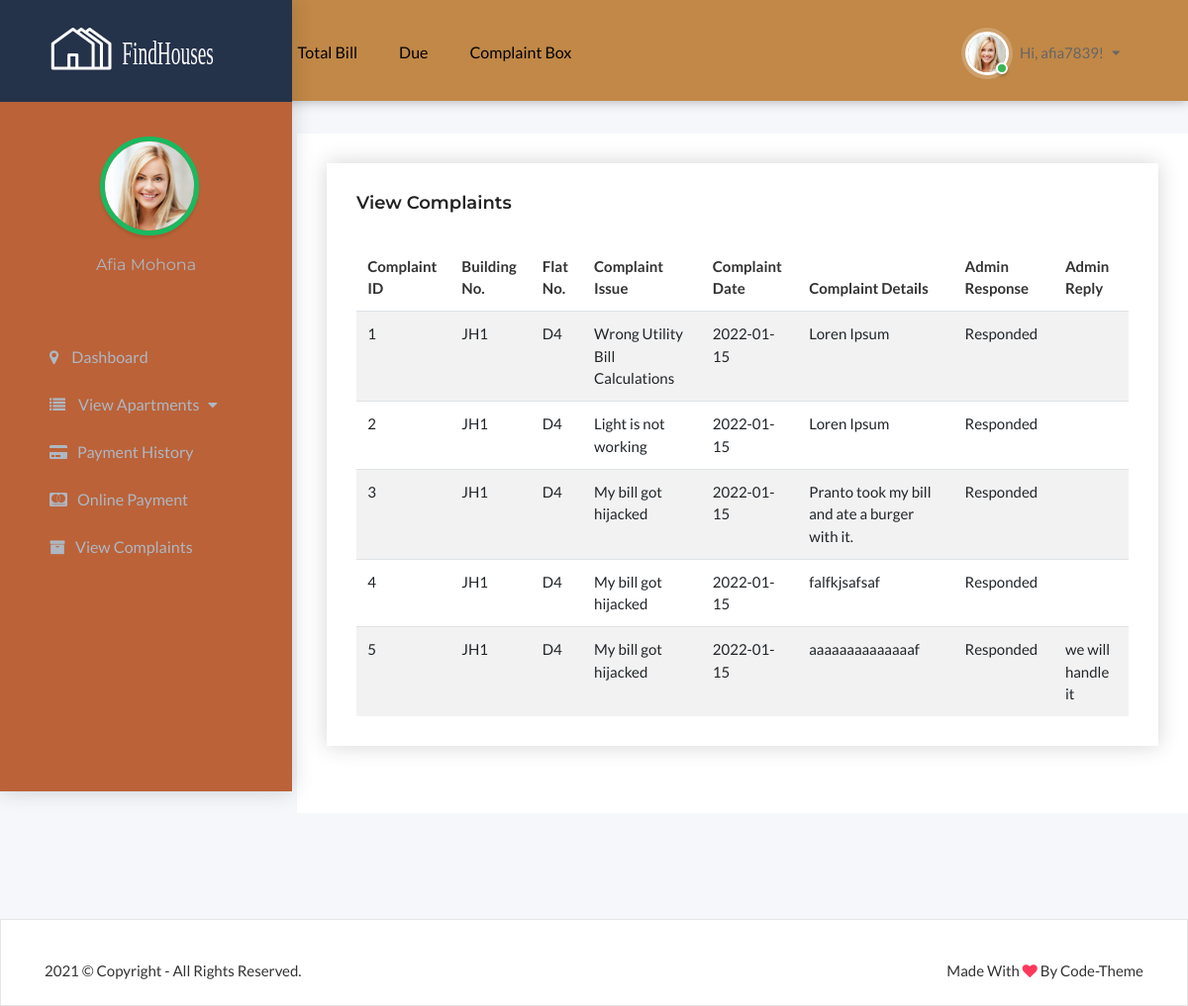
/client_users/view_complaints.php (signed in), run on the app's committed database.
### tables this page shows
CREATE TABLE `users` (
  `user_id` int(11) NOT NULL,
  `user_role` char(10) NOT NULL,
  `name` varchar(50) NOT NULL,
  `username` varchar(20) NOT NULL,
  `user_email` varchar(50) NOT NULL,
  `user_password` varchar(256) NOT NULL,
  `user_image` text NOT NULL,
  `date_of_birth` date NOT NULL,
  `identity_num` char(5) NOT NULL,
  `token` text NOT NULL
);

CREATE TABLE `complaint` (
  `complaint_id` int(11) NOT NULL,
  `client_id` int(11) NOT NULL,
  `name` varchar(50) NOT NULL,
  `mobile_number` varchar(20) NOT NULL,
  `email` varchar(50) NOT NULL,
  `build_num` varchar(25) NOT NULL,
  `flat_no` varchar(10) NOT NULL,
  `complaint_issue` varchar(50) NOT NULL,
  `complaint_date` date NOT NULL,
  `complaint_details` text NOT NULL,
  `username` varchar(20) NOT NULL,
  `admin_response` varchar(25) NOT NULL,
  `admin_reply` varchar(25) NOT NULL
);

### includes/functions.php (called while the page is built, shortened)
<?php
function query($sql)
{
    global $pdo;
    try {
        $stmt = $pdo->query($sql);
        return $stmt;
    } catch (Exception $ex) {
        die("Query failed " . $ex->getMessage());
    }
}

### client_users/view_complaints.php (the view, shortened to what this page needs)
<?php
include "../includes/connect.php";
include "../includes/functions.php";
?>
<!DOCTYPE html>
<html lang="zxx">
<head>
    <link rel="stylesheet" href="css/jquery-ui.css">
    <link rel="stylesheet" href="css/fontawesome-all.min.css">
    <link rel="stylesheet" href="css/font-awesome.min.css">
    <link rel="stylesheet" href="css/search.css">
    <link rel="stylesheet" href="css/dashbord-mobile-menu.css">
    <link rel="stylesheet" href="css/animate.css">
    <link rel="stylesheet" href="css/swiper.min.css">
    <link rel="stylesheet" href="css/magnific-popup.css">
    <link rel="stylesheet" href="css/lightcase.css">
    <link rel="stylesheet" href="css/owl-carousel.css">
    <link rel="stylesheet" href="css/owl.carousel.min.css">
    <link rel="stylesheet" href="css/bootstrap.min.css">
    <link rel="stylesheet" href="css/menu.css">
    <link rel="stylesheet" href="css/slick.css">
    <link rel="stylesheet" href="css/styles.css">
    <link rel="stylesheet" id="color" href="css/default.css">
</head>
<body class="inner-pages maxw1600 m0a dashboard-bd">
    <div id="wrapper" class="int_main_wraapper">
        <?php include "navigation.php"; ?>
        <section class="user-page section-padding pt-5">
            <div class="container-fluid">
                <div class="row">
                    <?php include "left_sidebar.php" ?>
                    <div class="col-lg-9 col-md-12 col-xs-12 royal-add-property-area section_100 pl-0 user-dash2">
                        <div class="dashborad-box stat bg-white">
                            <div class="dashborad-box">
                                <h4 class="title">View Complaints</h4>
                                <div class="section-body listing-table">
                                    <div class="table-responsive">
                                        <table class="table table-striped">
                                            <thead>
                                                <tr>
                                                    <th>Complaint ID</th>
                                                    <th>Building No.</th>
                                                    <th>Flat No.</th>
                                                    <th>Complaint Issue</th>
                                                    <th>Complaint Date</th>
                                                    <th>Complaint Details</th>
                                                    <th>Admin Response</th>
                                                    <th>Admin Reply</th>
                                                </tr>
                                            </thead>
                                            <tbody>
                                                <?php
                                                $client_id = $_SESSION['client_id'];
                                                $stmt = query("SELECT * FROM complaint WHERE client_id = {$client_id}");
                                                while ($row = $stmt->fetch(PDO::FETCH_ASSOC)) {
                                                    $complaint_id = $row['complaint_id'];
                                                    $building_no = $row['build_num'];
                                                    $flat_no = $row['flat_no'];
                                                    $complaint_issue =  $row['complaint_issue'];
                                                    $complaint_date =  $row['complaint_date'];
                                                    $complaint_details =  $row['complaint_details'];
                                                    $admin_response = $row['admin_response'];
                                                    $admin_reply = $row['admin_reply']
                                                ?>
                                                    <tr>
                                                        <td><?php echo $complaint_id; ?></td>
                                                        <td><?php echo $building_no; ?></td>
                                                        <td><?php echo $flat_no; ?></td>
                                                        <td><?php echo $complaint_issue; ?></td>
                                                        <td class="status"><span class=" active"><?php echo $complaint_date; ?></span></td>
                                                        <td><?php echo $complaint_details; ?></td>
                                                        <td><?php echo $admin_response; ?></td>
                                                        <td><?php echo $admin_reply; ?> </td>
                                                    </tr>
                                                <?php } ?>
                                            </tbody>
                                        </table>
                                    </div>
                                </div>
                            </div>
                        </div>
                    </div>
                </div>
            </div>
        </section>
        <footer class="first-footer">
            <div class="second-footer">
                <div class="container">
                    <p>2021 © Copyright - All Rights Reserved.</p>
                    <p>Made With <i class="fa fa-heart" aria-hidden="true"></i> By Code-Theme</p>
                </div>
            </div>
        </footer>
    </div>
</body>
</html>

### client_users/navigation.php (shortened to what this page needs)
<div class="dash-content-wrap">
    <header id="header-container" class="db-top-header">
        <div id="header">
            <div class="container-fluid">
                <div class="left-side">
                    <div id="logo">
                        <a href="index-2.html"><img src="images/logo.svg" alt=""></a>
                    </div>
                    <nav id="navigation" class="style-1">
                        <ul id="responsive">
                            <li><a href="../index.php">Home</a>
                            </li>
                            <li><a href="#">Total Bill</a></li>
                            <li><a href="#">Due</a></li>
                            <li><a href="complaint_box.php">Complaint Box</a></li>
                        </ul>
                    </nav>
                    <div class="clearfix"></div>
                </div>
                <?php
                $user_id = $_SESSION['user_id'];
                $stmt = query("SELECT user_image FROM users WHERE user_id={$user_id}");
                $row = $stmt->fetch(PDO::FETCH_ASSOC);
                $user_image = $row['user_image'];
                ?>
                <div class="header-user-menu user-menu">
                    <div class="header-user-name">
                        <span><img src="<?php echo $user_image; ?>" alt=""></span>Hi, <?php echo $_SESSION['username']; ?>!
                    </div>
                </div>
            </div>
        </div>
    </header>
</div>

### client_users/left_sidebar.php (shortened to what this page needs)
<div class="col-lg-3 col-md-12 col-xs-12 pl-0 pr-0 user-dash">
    <div class="user-profile-box mb-0">
        <div class="sidebar-header"><img src="images/logo-blue.svg" alt="header-logo2.png"> </div>
        <?php
        $user_id = $_SESSION['user_id'];
        $stmt = query("SELECT user_image FROM users WHERE user_id={$user_id}");
        $row = $stmt->fetch(PDO::FETCH_ASSOC);
        $user_image = $row['user_image'];
        ?>
        <div class="header clearfix">
            <img src="<?php echo $user_image; ?>" alt="avatar" class="img-fluid profile-img">
        </div>
        <div class="active-user">
            <h2><?php echo $_SESSION['name']; ?></h2>
        </div>
        <div class="detail clearfix">
            <ul class="mb-0">
                <li>
                    <a href="client_dashboard.php">
                        <i class="fa fa-map-marker"></i> Dashboard
                    </a>
                </li>
                <li>
                    <a href="javascript:;" data-toggle="collapse" data-target="#demo2"><i class="fa fa-list" aria-hidden="true"></i> View Apartments <i class="fa fa-fw fa-caret-down"></i></a>
                </li>
                <li>
                    <a href="#">
                        <i class="fas fa-credit-card"></i>Payment History
                    </a>
                </li>
                <li>
                    <a href="#">
                        <i class="fab fa-cc-mastercard"></i>Online Payment
                    </a>
                </li>
                <li>
                    <a href="view_complaints.php">
                        <i class="fa fa-archive"></i>View Complaints
                    </a>
                </li>
            </ul>
        </div>
    </div>
</div>

### client_users/css/menu.css (style rules this page uses)
#logo { display: inline-block; margin-top: 1px; }
img { display: inline-block; max-width: 100%; height: auto; }
#header { position: relative; z-index: 999; padding: 22px 0 80px 0; background-color: #c18847 }
.left-side { float: left; width: 820px; display: inline-block; }
#logo, #navigation { float: left; }
#logo { margin-right: 40px; }
#navigation.style-2.cloned, #header.cloned { position: fixed; top: 0px; width: 100%; z-index: 999; }
#header.cloned { background-color: #c18847; }
#header.cloned { padding: 18px 0 20px 0; }
#navigation.style-2.cloned.unsticky, #header.cloned.unsticky { opacity: 1; visibility: hidden; pointer-events: none; transform: translate(0, -100%) scale(1); transition: 0.3s; }
#navigation { position: relative; display: block; margin-top: 9px; margin-left: 40px; }
#navigation ul { list-style: none; position: relative; float: left; margin: 0; padding: 0; }
#navigation ul a { display: block; color: #000; text-decoration: none; }
#navigation ul li { position: relative; float: left; margin: 0; padding: 0 }
#navigation ul li a:after, #navigation ul ul li a:after { font-family: "FontAwesome"; }
#navigation ul li a:after { content: '\f107'; padding-left: 7px; }
#navigation ul li a:only-child:after { content: ''; padding: 0; }
#navigation.style-1 ul li { transition: all 0.25s; border-radius: 3px; }
#navigation.style-1 ul a { font-size: 16px; text-transform: capitalize; line-height: 32px; padding: 6px 16px; }
#navigation.style-1 ul li { margin: 0 5px; }
.user-menu { position: relative; display: inline-block; cursor: pointer; margin-right: 25px; top: 9px; vertical-align: top; padding-left: 25px; padding-right: 20px; margin-left: 25px; }
@media (min-width: 992px) and (max-width: 1239px) { .user-menu { top: 12px; } }

### data on the page
users: user_image (picture)
complaint: complaint_id "1", build_num "JH1", flat_no "D4", complaint_issue "Wrong Utility Bill Calculations", complaint_date "2022-01-15", complaint_details "Loren Ipsum", admin_response "Responded"
complaint: complaint_id "2", build_num "JH1", flat_no "D4", complaint_issue "Light is not working", complaint_date "2022-01-15", complaint_details "Loren Ipsum", admin_response "Responded"
complaint: complaint_id "3", build_num "JH1", flat_no "D4", complaint_issue "My bill got hijacked", complaint_date "2022-01-15", complaint_details "Pranto took my bill and ate a burger with it.", admin_response "Responded"
complaint: complaint_id "4", build_num "JH1", flat_no "D4", complaint_issue "My bill got hijacked", complaint_date "2022-01-15", complaint_details "falfkjsafsaf", admin_response "Responded"
complaint: complaint_id "5", build_num "JH1", flat_no "D4", complaint_issue "My bill got hijacked", complaint_date "2022-01-15", complaint_details "aaaaaaaaaaaaaaf", admin_response "Responded", admin_reply "we will handle it"

### other printed values
$_SESSION['username'] "afia7839"
$_SESSION['name'] "Afia Mohona"
